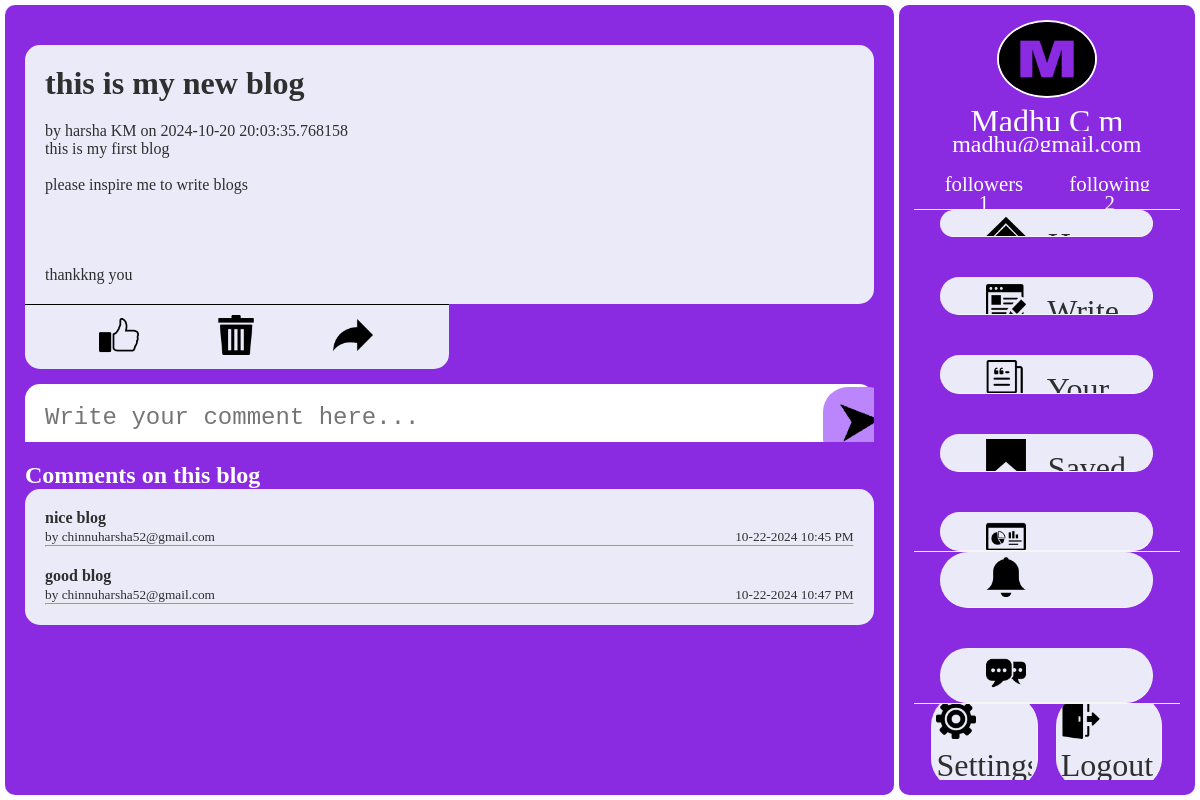
Screenshot of /blog/2 (signed in) with the database file from the repository.
### models.py (models this page shows)
class Blog(db.Model):
    blog_id = db.Column(db.Integer, primary_key=True)
    author_id = db.Column(db.String(200), db.ForeignKey('user.id'), nullable=False)
    author_name = db.Column(db.String(200), nullable=False)
    blog_title = db.Column(db.String(200), nullable=False)
    blog_content = db.Column(db.Text, nullable=False)
    date_posted = db.Column(db.DateTime, nullable=False, default=datetime.utcnow)
    comments = db.relationship('Comment', back_populates='blog', lazy=True)
    likes = db.relationship('Like', back_populates='blog', lazy=True)

class Comment(db.Model):
    id = db.Column(db.Integer, primary_key=True)
    blog_id = db.Column(db.Integer, db.ForeignKey('blog.blog_id'), nullable=False)
    user_email = db.Column(db.String(100), db.ForeignKey('user.user_email'), nullable=False)
    content = db.Column(db.String(1000), nullable=False)
    date_posted = db.Column(db.DateTime, nullable=False, default=datetime.utcnow)
    blog = db.relationship('Blog', back_populates='comments')
    user = db.relationship('User', back_populates='comments')

### routes/blog_routes.py (the view)
@app.route('/blog/<int:blog_id>')
def view_blog(blog_id):
    blog = Blog.query.filter_by(blog_id=blog_id).first()
    comments = Comment.query.filter_by(blog_id=blog_id).all()
    liked = Like.query.filter_by(user_id=session['user_id'],blog_id=blog_id).first()
    saved = SavedBlog.query.filter_by(user_id=session['user_id'],blog_id=blog_id).first()
    saved_blogs = SavedBlog.query.filter_by(user_id=session['user_id']).all()
    saved_blog_ids = []
    for saved_blog in saved_blogs:
        saved_blog_ids.append(saved_blog.blog_id)
    for comment in comments:
        comment.date_posted = comment.date_posted.strftime("%m-%d-%Y %I:%M %p")
    return render_template('view_blog.html', blog=blog, liked=liked, saved=saved, comments=comments, saved_blog_ids=saved_blog_ids)

### templates/view_blog.html (shortened to what this page needs)
{% extends "base.html" %}
{% block content %}
<link rel="stylesheet" href="../static/css/style.css" />
<div class="full_page">
    <div class="content_area">
        <div class="blog">
            <div class="blog_heading">
                <h1>{{ blog.blog_title }}</h1>
            </div>
            <p>by {{ blog.author_name }} on {{ blog.date_posted }}</p>
            <div>{{ blog.blog_content | safe }}</div>
        </div>
        <div class="like_comment_share">
            <a href="{{ url_for('like_blog', blog_id=blog.blog_id, from_addr='view_blog') }}">
                {% if like %}
                    <img class="icon" src="{{ url_for('static', filename='img/unlike.png') }}" alt="" />
                {% else %}
                    <img class="icon" src="{{ url_for('static', filename='img/like.png') }}" alt="" />
                {% endif %}
            </a>
            {% if blog.blog_id in saved_blog_ids %}
                <a href="{{ url_for('delete_saved_blog', blog_id=blog.blog_id, from_addr='view_blog') }}">
                    <img class="icon" src="../static/img/delete.png" alt="">
                </a>
            {% else %}
                <a href="{{ url_for('save_blog', blog_id=blog.blog_id, from_addr='view_blog') }}">
                    <img class="icon" src="{{ url_for('static', filename='img/saved.png') }}" alt="">
                </a>
            {% endif %}
            <a href="/share_blog/{{ blog.blog_id }}">
                <img class="icon" src="../static/img/share.png" alt="">
            </a>
        </div>
        <form action="{{ url_for('comment') }}" method="post" class="comment_form">
            <textarea class="comment-here" name="content" placeholder="Write your comment here..." required></textarea>
            <button type="submit">
                <img class="send_button" src="../static/img/send.png" alt="" />
            </button>
        </form>
        <h2>Comments on this blog</h2>
        <div class="comments">
            {% if comments %}
                {% for comment in comments %}
                    <div class="each_comment">
                        <div>
                            <p><b>{{ comment.content }}</b></p>
                            <small>by {{ comment.user_email }}</small>
                        </div>
                        <small class="comment_time"> {{ comment.date_posted }}</small>
                    </div>
                    <hr />
                {% endfor %}
            {% else %}
                <h3>be the first commenter of this post</h3>
            {% endif %}
        </div>
    </div>
    {% include '_side_bar.html' %}
</div>
{% endblock %}

### static/css/style.css (style rules this page uses)
* { margin: 0; padding: 0; box-sizing: border-box; overflow: hidden; }
:root { --primary-bg: blueviolet; --secondary-bg: #eaeaf9; --accent-color: #bb86fc; --link-highlight: #FF6F61; --text-color: #FFFFFF; --secondary-text-color: #2F2F2F; --scrollbar-track: #D3B1F4; --scrollbar-thumb: #8400ff; --scrollbar-thumb-hover: rgba(155, 50, 253, 0.39); --flash-bg: rgba(197, 145, 245, 0.823); --flash-message-bg: rgba(0, 0, 0, 0.485); }
.full_page { color: var(--text-color); display: flex; gap: 5px; padding: 5px; width: 100vw; height: 100vh; align-items: center; justify-content: center; }
.content_area { position: relative; padding: 40px 20px 20px 20px; width: 75%; height: 100%; background-color: var(--primary-bg); border-radius: 10px; }
.content_area h1 { margin-bottom: 20px; }
a { text-decoration: none; }
button { margin: 10px 0px 0px 0px; width: 100%; padding: 5px; font-size: 1.5rem; border-radius: 25px; border: none; background-color: var(--accent-color) ; color: var(--secondary-text-color); cursor: pointer; }

### templates/view_blog.html (style rules this page uses)
.content_area { padding: 20px; overflow: auto; }
.blog_heading { position: sticky; top: 0; }
.blog { padding: 20px; background-color: var(--secondary-bg); color: var(--secondary-text-color); border-radius: 15px; margin-bottom: 0px; border-bottom-left-radius: 0px; }
.icon { width: 40px; height: 40px; }
.like_comment_share { background-color: var(--secondary-bg); border-top: 1px groove black; width: 50%; display: flex; justify-content: space-evenly; padding: 10px 0px; border-bottom-left-radius: 15px; border-bottom-right-radius: 15px; margin-bottom: 15px; }
.like_comment_share a { width: 10%; }
.comment_form textarea { width: 100%; font-size: 1.5rem; border: none; border-radius: 15px; padding: 20px; overflow: auto; }
.comment_form button { width: fit-content; position: relative; padding: 10px; right: -94%; top: -105px; background-color: var(--accent-color); }
.comment_form button img { width: 50px; }
.comment_form { height: 8%; position: static; margin-bottom: 20px; }
.comments { padding: 0px 20px 20px 20px; border-radius: 15px; background-color: var(--secondary-bg); color: var(--secondary-text-color); }
.each_comment { display: flex; justify-content: space-between; align-items: end; row-gap: 10px; column-gap: 20px; width: 100%; margin: 20px 0px 0px 0px; }

### rows the page displays
Blog: blog_title "this is my new blog", author_name "harsha KM", date_posted "2024-10-20 20:03:35.768158", blog_content "this is my first blog please inspire me to write blogs thankkng you"
Comment: content "nice blog", user_email "chinnuharsha52@gmail.com", date_posted "10-22-2024 10:45 PM"
Comment: content "good blog", user_email "chinnuharsha52@gmail.com", date_posted "10-22-2024 10:47 PM"

### other values shown
{{ session['user_fname'] }} "Madhu"
{{ session['user_lname'] }} "C m"
{{ session['user_email'] }} "madhu@gmail.com"
{{ session['followers_count'] }} "1"
{{ session['following_count'] }} "2"
